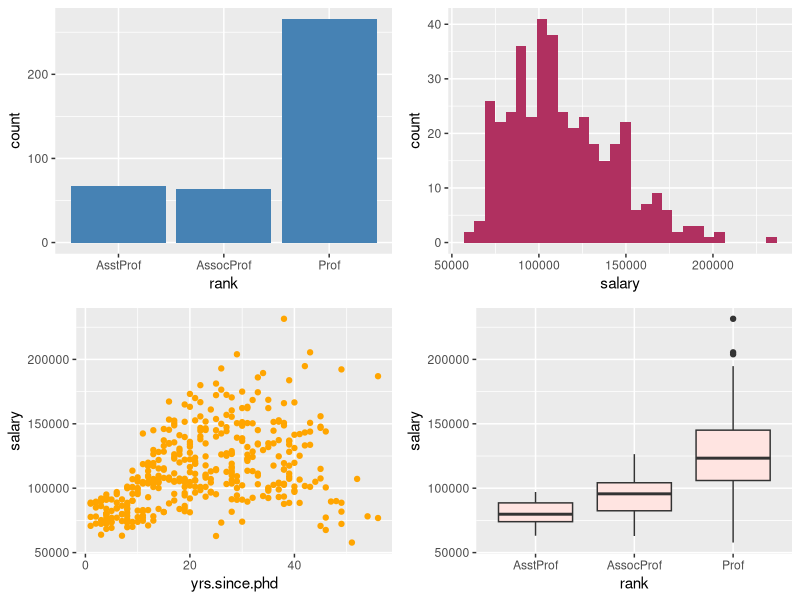
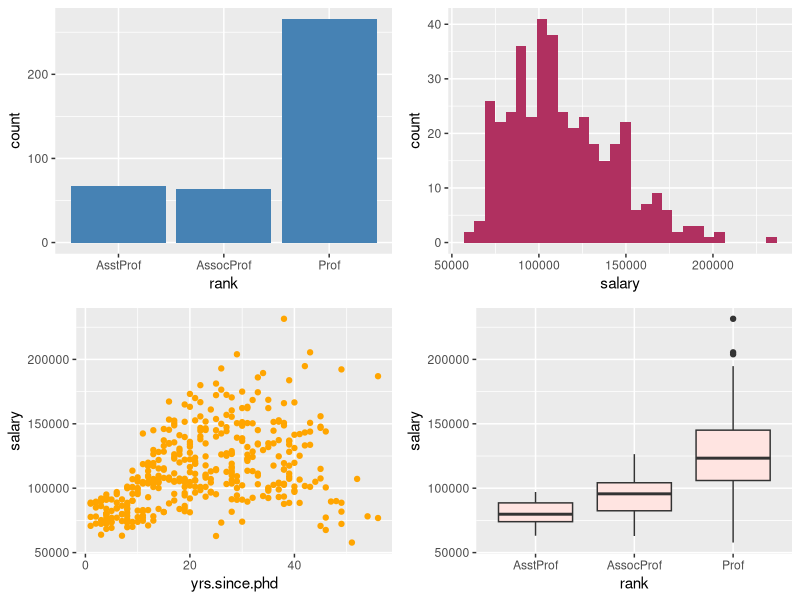
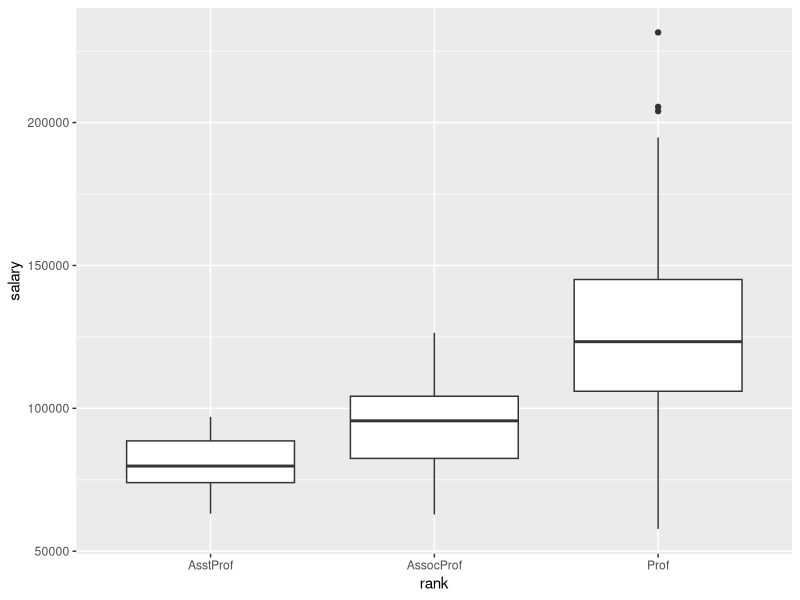
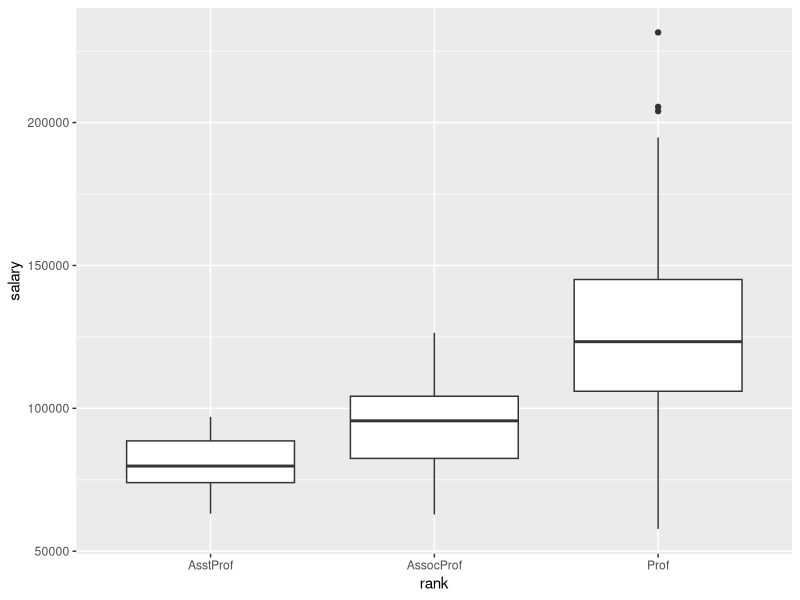

These charts were generated, in order, by the following R code:
##그래프 배치 및 저장
#여러개의 그래프를 생성했을 때 하나의 창에 그래프를 배치 및
#별도의 파일로 저장하는 방법

library(ggplot2)
library(car)
str(Salaries)

#사람수 몇 명인지 보여주는 막대 그래프
p1 <- ggplot(Salaries, aes(x = rank)) +
  geom_bar(fill = "steelblue")

#연봉의 히스토그램 그래프
p2 <- ggplot(Salaries, aes(x = salary)) +
  geom_histogram(fill = "maroon")

#박사학위 취득 경과시간/ 연봉과의 관계 산점도 
p3 <- ggplot(Salaries, aes(x = yrs.since.phd, y = salary)) +
  geom_point(color = "orange")

#직급별 연봉 분포 박스그래프
p4 <- ggplot(Salaries, aes(x = rank, y = salary)) +
  geom_boxplot(fill = "mistyrose")




#생성한 그래프 파일로 저장

install.packages("gridExtra")
library(gridExtra)
grid.arrange(p1, p2, p3, p4, nrow = 2, ncol = 2)


#width = 7.0, height = 5.5 기본 단위는 인치(units 단위 변환)
myggplot<- grid.arrange(p1, p2, p3, p4, nrow = 2, ncol = 2)
ggsave(file = "myplot.png", plot = myggplot,
       width = 7.0, height = 5.5)




ggplot(Salaries, aes(x= rank, y = salary)) +
  geom_boxplot()
ggsave(file="myplot2.png")







